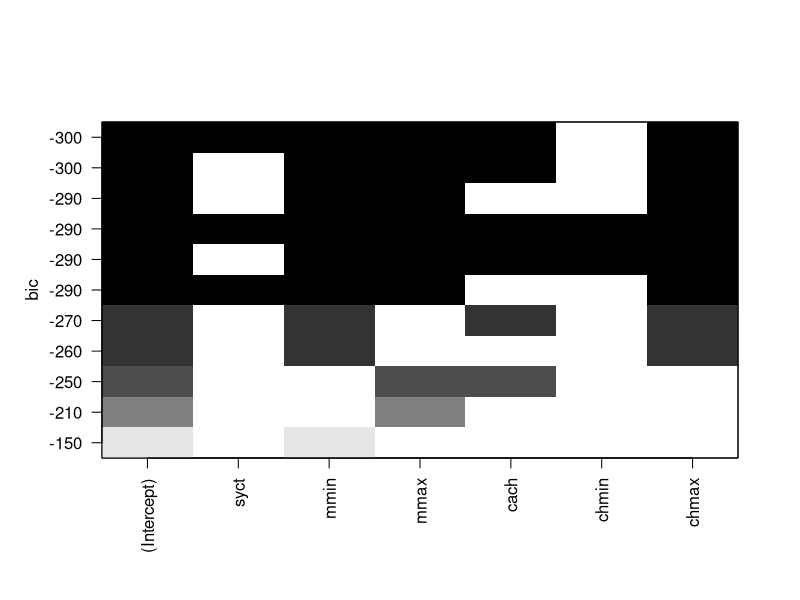

Write the R code that produced this figure.
#6.1
library(MASS)
library(leaps)

data(cpus)
sample_index <- sample(nrow(Boston),nrow(Boston)*0.80)
cpus_train <- cpus[sample_index,]
cpus_test  <- cpus[-sample_index,]
subset_result <- regsubsets(perf ~ syct+mmin+mmax+cach+chmin+chmax, data=cpus_train, nbest=2, nvmax = 7)
plot(subset_result, scale="bic")
summary(subset_result)

#6.2
bestmodel <- lm(perf ~ syct+mmin+mmax+cach+chmax, data=cpus_train) 
summary(bestmodel)

perf_p <- predict(bestmodel,cpus_test)
#caculate the mean bias
mean(perf_p) - mean(cpus_test$perf)

# good work
